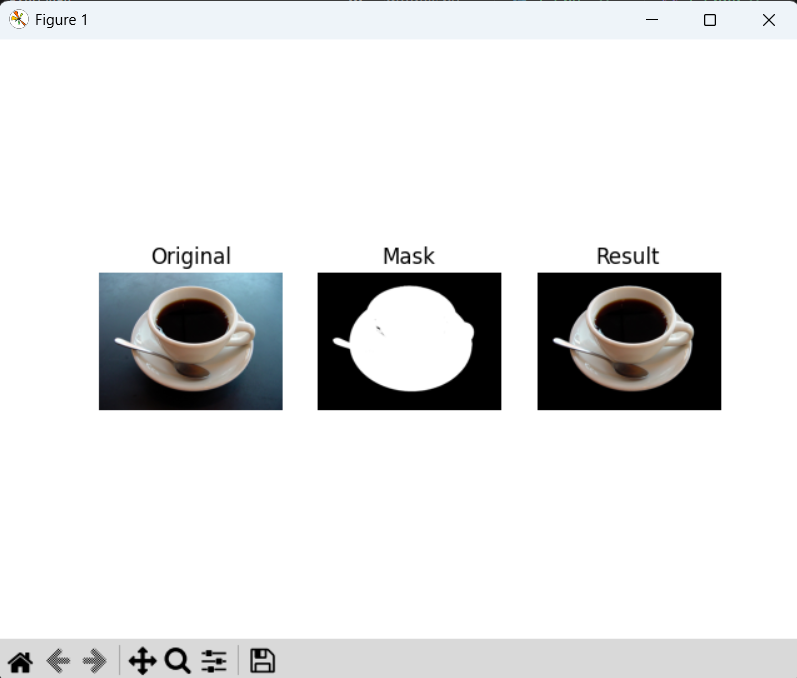

Python code for this plot:
import cv2  # OpenCV 라이브러리 임포트
import numpy as np  # 수치 연산을 위한 넘파이 임포트
import matplotlib.pyplot as plt  # 시각화를 위한 matplotlib 임포트
import os  # 경로 설정을 위한 os 임포트

base_path = os.path.dirname(os.path.abspath(__file__))  # 현재 실행 파일의 절대 경로 추출
image_path = os.path.join(base_path, '..', 'images', 'coffee cup.JPG')  # 이미지 상대 경로 생성
img = cv2.imread(image_path)  # 이미지 불러오기

mask = np.zeros(img.shape[:2], np.uint8)  # 이미지 크기와 동일한 빈 마스크 생성
bgdModel = np.zeros((1, 65), np.float64)  # 배경 모델 초기화
fgdModel = np.zeros((1, 65), np.float64)  # 전경 모델 초기화

rect = (50, 50, img.shape[1]-100, img.shape[0]-100)  # 초기 사각형 영역 설정 (x, y, width, height)
cv2.grabCut(img, mask, rect, bgdModel, fgdModel, 5, cv2.GC_INIT_WITH_RECT)  # cv.grabCut()를 사용하여 대화식 분할 수행

mask2 = np.where((mask == cv2.GC_BGD) | (mask == cv2.GC_PR_BGD), 0, 1).astype('uint8')  # 확실한 배경과 예상 배경을 0, 나머지를 1로 변경
result_img = img * mask2[:, :, np.newaxis]  # 마스크를 원본 이미지에 곱하여 배경 제거

img_rgb = cv2.cvtColor(img, cv2.COLOR_BGR2RGB)  # matplotlib 출력을 위해 원본 BGR을 RGB로 변환
result_rgb = cv2.cvtColor(result_img, cv2.COLOR_BGR2RGB)  # matplotlib 출력을 위해 결과 BGR을 RGB로 변환

plt.subplot(1, 3, 1)  # 1행 3열의 첫 번째 서브플롯 생성
plt.imshow(img_rgb)  # 원본 이미지 시각화
plt.title('Original')  # 서브플롯 제목 설정
plt.axis('off')  # 축 눈금 숨김
plt.subplot(1, 3, 2)  # 1행 3열의 두 번째 서브플롯 생성
plt.imshow(mask2, cmap='gray')  # 마스크 이미지 시각화
plt.title('Mask')  # 서브플롯 제목 설정
plt.axis('off')  # 축 눈금 숨김
plt.subplot(1, 3, 3)  # 1행 3열의 세 번째 서브플롯 생성
plt.imshow(result_rgb)  # 배경 제거된 결과 이미지 시각화
plt.title('Result')  # 서브플롯 제목 설정
plt.axis('off')  # 축 눈금 숨김
plt.show()  # 화면에 출력
